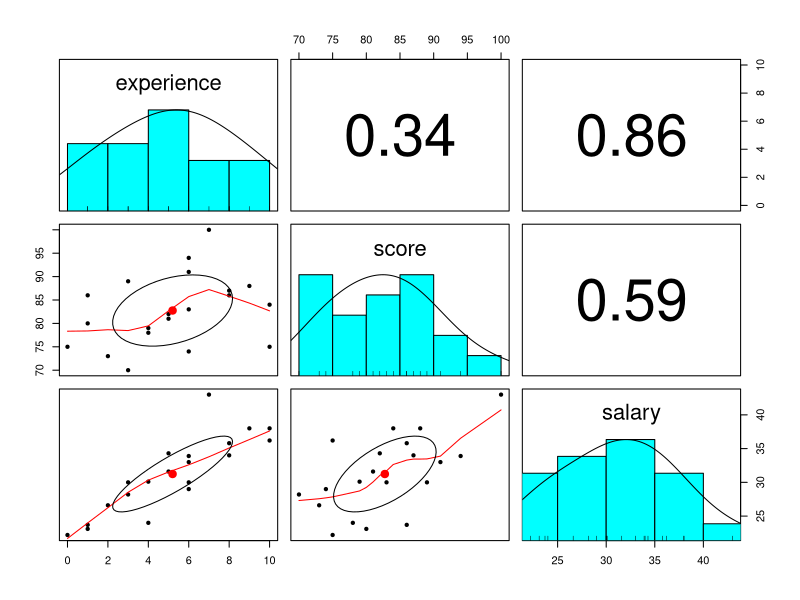
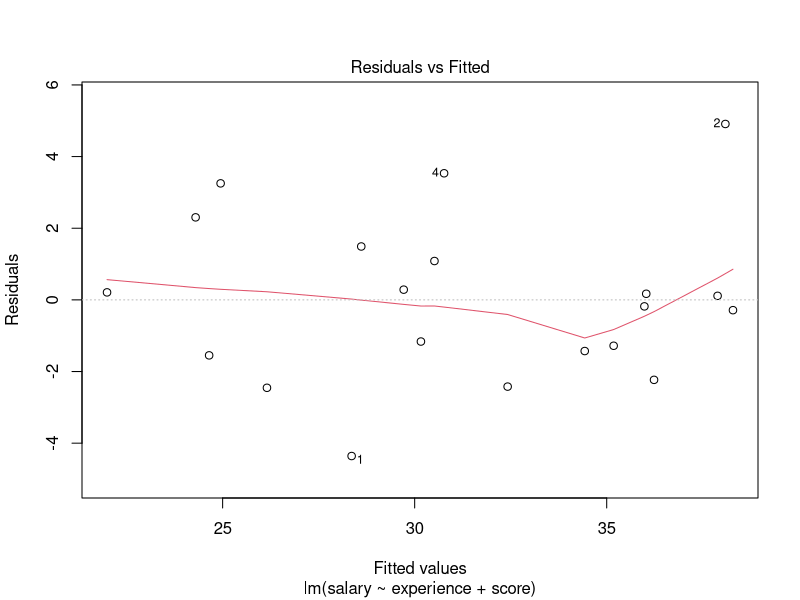
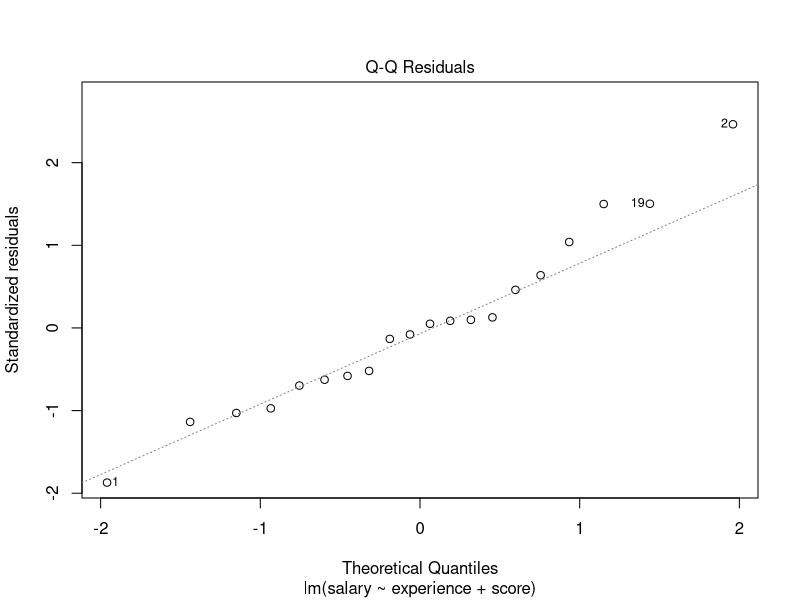
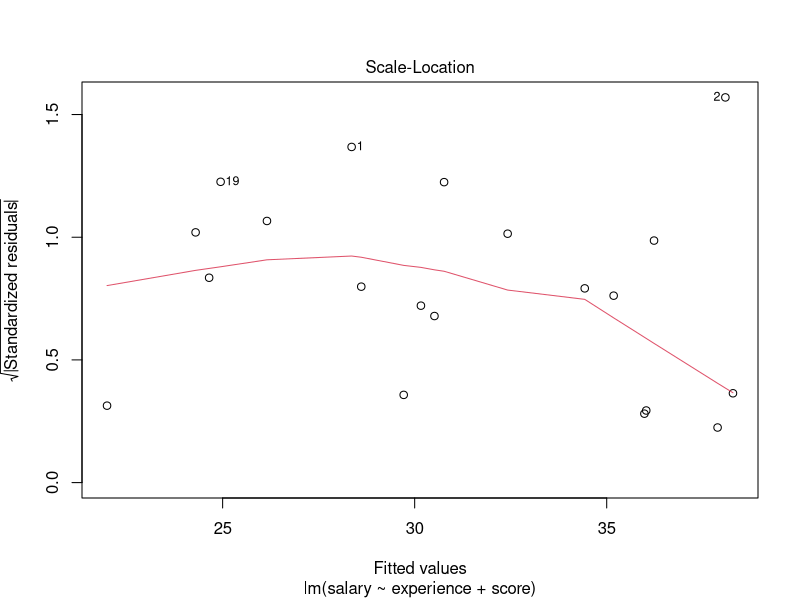
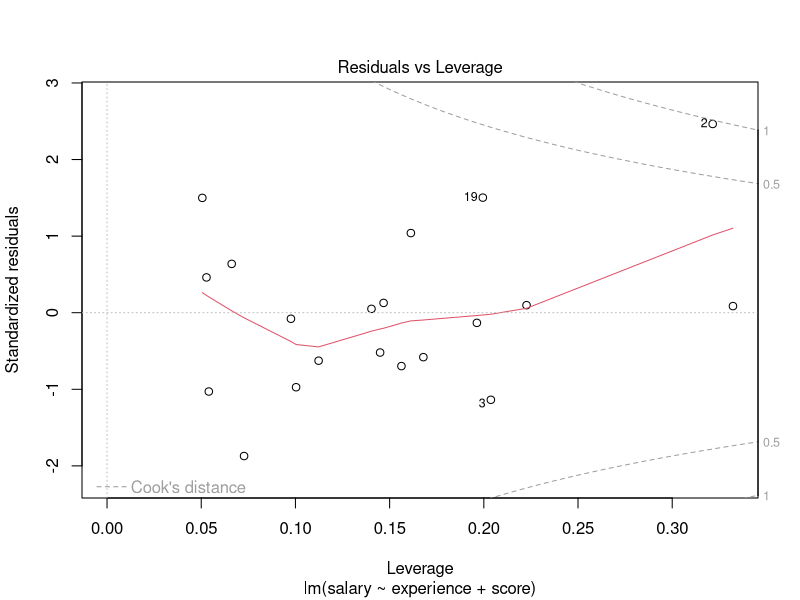
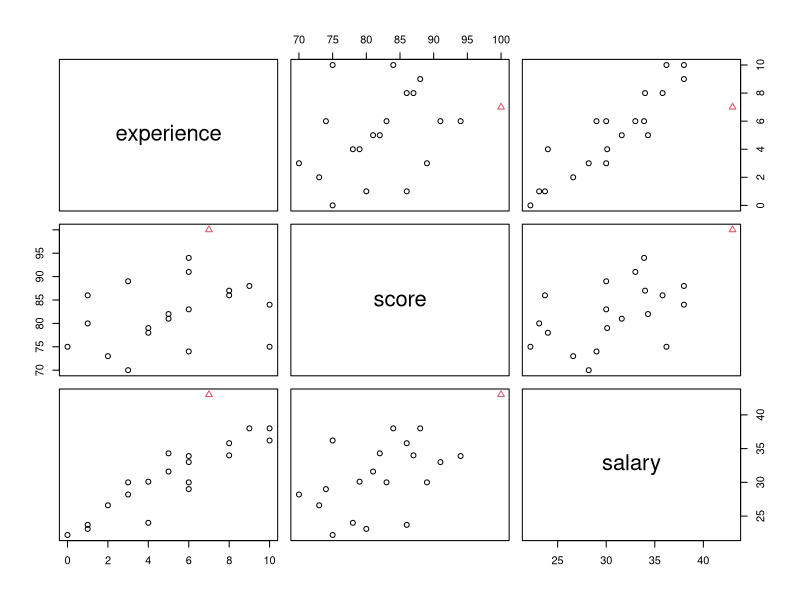
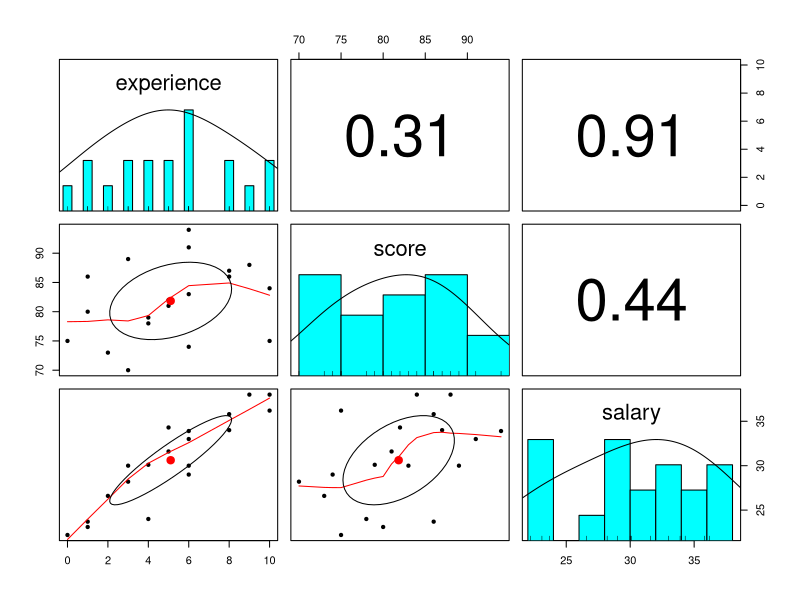
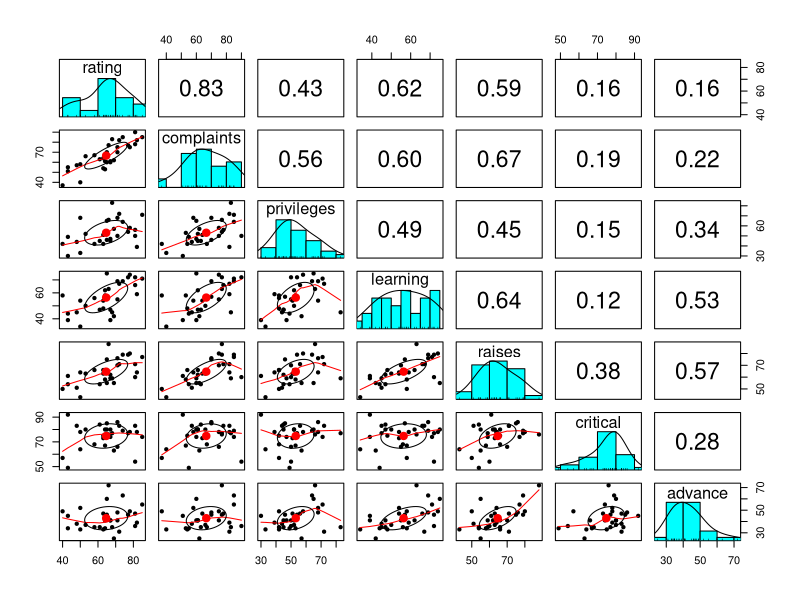

These figures' R source, in order:
################################################################
#
# R을 활용한 통계분석 : 정여진 교수 (2016 여름특강)
#
# 5. 다중회귀분석
#
################################################################

#---------------------------------------------------------------
# 다중회귀분석 (Multiple Regression Model)
#---------------------------------------------------------------

# programmer 20명
# salary가 experience(경력년수), score (직무적성검사성적)과 연관성을 갖는지 검증.
df <- read.csv("data/salary.csv")
head(df)
summary(df)

library(psych)
pairs.panels(df)    # salary ~ experience 상관계수 0.86

# 단순회귀 : 경력 증가시 연봉 증가 상관관계
model <- lm(salary ~ experience, data = df)
summary(model)

# 다중회귀 : 경력 증가시 적성검사 점수 증가로 인한 연봉 증가까지 포함된 관계
# experience ~ score 의 cor() = 0.34
# model <- lm(salary ~ ., data = df) 
model <- lm(salary ~ experience + score, data = df)
summary(model)

# 추정된 회귀식
# salary = 3.174 + 1.404 * experience + 0.251 * score

# b1 : b2(score)가 일정하다고 할 때, experience가 1년 증가하면 salary가 $1,404 증가할 것으로 기대된다.
# b2 : b1(experience)가 일정하다고 할 때, score가 1점 증가하면 salary가 $251 증가할 것으로 기대된다.


#---------------------------------------------------------------
# 다중회귀분석 결과 해석

# (1) Adjusted R-squared
# R-squared: 0.83 --> experience와 score가 salary 변동량의 83%를 설명한다.
# But, 설명변수 갯수가 증가하면 결정계수도 증가
# --> 설명변수 갯수에 대한 패널티 적용한 결정계수 = Adjusted R-squared

# (2) F-test
# H0 : b1 = b2 = ...... = bk = 0
# 종속변수와 모든 독립(설명)변수 집합간에 유의한 관계가 존재하는지 검정
# b0 는 큰 의미가 없다.

# (3) T-test
# H0 : bi = 0
# 각 개별 독립변수의 유의성 검정

# (4) 잔차분석 --> Residuals plot / Normal Q-Q plot / Leverage plot


#---------------------------------------------------------------
# 영향점이 있는 경우

plot(model)   # --> Leverage plot에서 2번째 자료가 이상치 & 영향점

dcolor <- rep(1, length(df$salary))
dcolor[2] = 2
pairs(df, col = dcolor, pch = dcolor)     # 2번 자료만 다르게 표시

# 영향점 제거는 주관적으로 판단하는 수밖에 없다.

df2 <- df[-2, ]         # 영향점 제거할 경우
pairs.panels(df2)       # salary ~ experience 상관계수 높아짐(0.91). 다른 상관계수는 낮아짐.
model2 <- lm(salary ~ experience + score, data = df2)
summary(model2)         # score 회귀계수가 유의하지 않다.


#---------------------------------------------------------------
# 추정과 예측

# 경력 5년, 적성검사성적 80점인 사람과 경력 10년, 성적 70점인 사람의 연봉 예측

# 평균 연봉의 95% 신뢰구간
predict(model, data.frame("experience" = c(5,10), "score" = c(80,70)), 
        interval = "confidence")

# 새로운 한 명에 대한 95% 예측구간
predict(model, data.frame("experience" = c(5,10), "score" = c(80,70)), 
        interval = "prediction")


#---------------------------------------------------------------
# 다중공선성 (Multicollinearity)
#---------------------------------------------------------------

# 독립변수들이 서로 높은 상관관계를 가지면 회귀계수의 정확한 추정이 어렵다.
# ---> 모형 선택 방법론을 적용하여 가장 적절한 변수를 선택할 수 있다.

# 30개 부서에서 부서당 35명의 직원 설문조사
# 데이터 숫자는 해당 질문에 긍정한 직원의 비율
attitude
round(cor(attitude),3)

pairs.panels(attitude)

# cor : complaints + learning = 0.597
# cor : complaints + raises = 0.669

plot(attitude[ , c("rating", "complaints", "learning")])

a <- lm(rating ~ complaints + learning, data = attitude)
summary(a)

# learning의 t-test p-value 값을 보면 유의하지 않다. 
# 하지만 rating과 상관관계가 없는 것이 아니다. 
# complaints 와의 상관관계도 있기 때문에 rating 변수에 대한 역할이 작아보일 뿐이다.


#---------------------------------------------------------------
# 모형 선택법 (Model Selection) = 설명변수 선택
#---------------------------------------------------------------

# *** 해당 업무분야에서 반드시 들어가야 하는 변수는 고정 !!!
# (1) Forward selection
# --- 가장 유의한 변수부터 하나씩 추가 (R-sq 기준)
# --- 변수값의 작은 변동에도 결과가 크게 달라져 안정성 부족

# (2) Backward selection
# --- 모든 변수를 넣고 가장 기여도가 낮은 것부터 하나씩 제거
# --- 전체 변수 정보를 이용하는 장점
# --- 변수의 갯수가 많은 경우 사용 어려움. 안정성 부족.

# (3) Stepwise selection
# --- Forward selection과 backward selection을 조합
# --- 새로운 변수 추가 후에 기존 변수의 중요도가 약화되면 그 변수 제거

# (4) All Subsets Regression
# --- 모든 가능한 모형을 비교하여 최적의 모형선택
# --- 여러 모형 중 최소 AIC, BIC, Mallow’s Cp 또는 최대 adjusted R-sq를 갖는 모형을 선택
# --- 모형의 복잡도에 벌점을 주는 방법. AIC (Akaike information criterion), BIC (Bayesian ...)


#---------------------------------------------------------------
# Backward selection

out <- lm(rating ~ ., attitude)
summary(out) 
anova(out)      # 각 회귀계수 t검정 p-value 기준 선별. critical 제거.

out2 <- lm(rating ~ . - critical, data = attitude)
summary(out2)
anova(out2)     # raises 제거

# Backward selection 자동화
backward <- step(out, direction = "backward", trace = T)

backward <- step(out, direction = "backward", trace = F)
backward        # 최종 선택된 회귀모형 : rating ~ complaints + learning
backward$anova  # critical, raises, privileges, advance 순으로 제거됨


#---------------------------------------------------------------
# Stepwise selection

both <- step(out, direction = "both", trace = F)
both
both$anova


#---------------------------------------------------------------
# All Subsets Regression

library(leaps)

leap <- regsubsets(rating ~ ., attitude, nbest = 5)   # size당 5개의 최적 모형 저장
summary(leap)

plot(leap)
plot(leap, scale = "adjr2") # adjusted r-squred 기준



#---------------------------------------------------------------
# practice 5
#---------------------------------------------------------------

# hotel margin prediction

data <- read.csv("data/laquinta.csv")
summary(data)
str(data)

# 자료의 산점도 확인
round( cor(data), 3)
pairs.panels(data)   # 설명변수간의 correlation도 낮다. 종속변수와도 낮다.

# 회귀모형
model <- lm(Margin ~ ., data)
summary(model)      # F-test 유의함. R-squared: 0.525. Distance, Enrollment 제외한 회귀계수 유의함.
plot(model)         # 잔차도 이상 없음

backward <- step(model, direction = "backward", trace = F)
backward

both <- step(model, direction = "both", trace = F)
both

# 최종 회귀모형 : Margin ~ Number + Nearest + Office.Space + Enrollment + Income
# Coefficients:
#     (Intercept)        Number       Nearest  Office.Space    Enrollment        Income  
#       37.128891     -0.007742      1.586923      0.019576      0.196385      0.421411 


# 다음 조건을 가진 한 지역의 Margin을 95% 신뢰구간으로 예측
new <- data.frame("Number" = 3815, "Nearest" = 0.9, "Office.Space" = 476, 
                  "Enrollment" = 24.5, "Income" = 35, "Distance" = 11.2)
new
predict(model, new, interval = "prediction")


# BIC 값을 최소로 하는 설명변수의 조합을 찾아 회귀식을 추정
regsub <- regsubsets(Margin ~ ., data, nbest = 5)
plot(regsub)   # 최종 회귀모형 : Margin ~ Number + Nearest + Office.Space + Income
plot(regsub, scale="adjr2")
